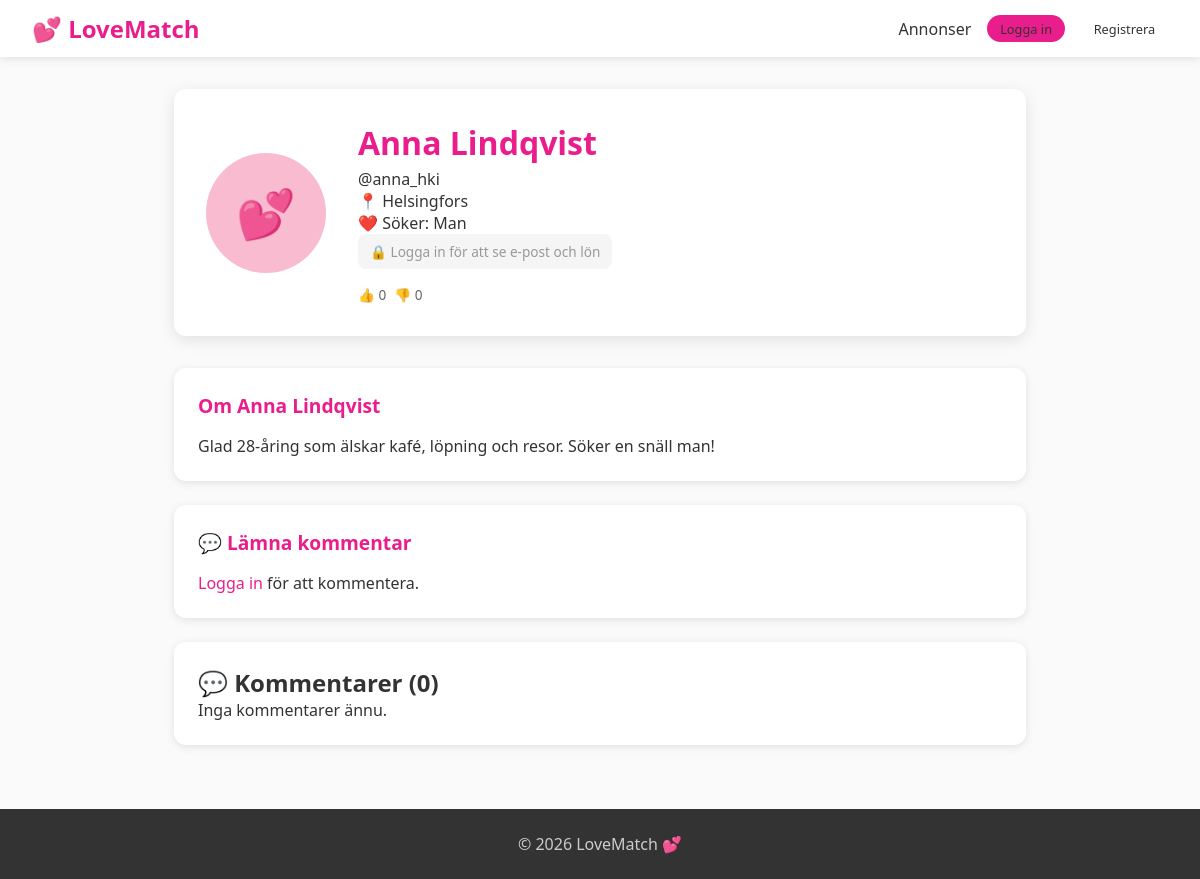
The app's page /view_profile.php?id=2 with its own data.
### tables this page shows
CREATE TABLE IF NOT EXISTS users (
    id            INT AUTO_INCREMENT PRIMARY KEY,
    username      VARCHAR(30)  NOT NULL UNIQUE,
    real_name     VARCHAR(100) NOT NULL,
    password      VARCHAR(255) NOT NULL,
    email         VARCHAR(150) NOT NULL UNIQUE,
    city          VARCHAR(100) DEFAULT '',
    about_me      TEXT,
    annual_salary INT          DEFAULT 0,
    preference    ENUM('Man','Kvinna','Båda','Annat','Alla') DEFAULT 'Alla',
    role          ENUM('user','manager','admin')             DEFAULT 'user',
    created_at    DATETIME DEFAULT CURRENT_TIMESTAMP
);

### config.php (called while the page is built, shortened)
<?php
function db(): PDO {
    static $pdo = null;
    if ($pdo) return $pdo;
    try {
        $pdo = new PDO(
            'mysql:host=' . DB_HOST . ';dbname=' . DB_NAME . ';charset=utf8mb4',
            DB_USER, DB_PASS,
            [
                PDO::ATTR_ERRMODE            => PDO::ERRMODE_EXCEPTION,
                PDO::ATTR_DEFAULT_FETCH_MODE => PDO::FETCH_ASSOC,
                PDO::ATTR_EMULATE_PREPARES   => false,
            ]
        );
    } catch (PDOException $e) {
        die('<div style="font-family:sans-serif;padding:2rem;background:#ffebee;color:#c62828;max-width:700px;margin:2rem auto;border-radius:8px">
            <h2>⚠️ Databasfel</h2>
            <p>Kunde inte ansluta till databasen. Kontrollera <code>config.php</code>.</p>
            <p>Fel: ' . htmlspecialchars($e->getMessage()) . '</p>
            <p>Kom ihåg att importera <code>database.sql</code> och ange rätt DB_HOST/DB_NAME/DB_USER/DB_PASS.</p>
        </div>');
    }
    return $pdo;
}
function loggedIn(): bool { return isset($_SESSION['user_id']); }

### view_profile.php (the view, shortened to what this page needs)
<?php
require_once __DIR__ . '/config.php';
$tid = (int)($_GET['id'] ?? 0);
$st = db()->prepare("SELECT * FROM users WHERE id=? AND role='user'");
$st->execute([$tid]);
$target = $st->fetch();
$lkSt = db()->prepare("SELECT COALESCE(SUM(CASE WHEN value=1 THEN 1 ELSE 0 END),0) AS lk, COALESCE(SUM(CASE WHEN value=-1 THEN 1 ELSE 0 END),0) AS dk FROM likes WHERE target_id=?");
$lkSt->execute([$tid]);
$lk = $lkSt->fetch();
$cmSt = db()->prepare("SELECT c.*,u.username AS cu,u.real_name AS cn FROM comments c JOIN users u ON c.user_id=u.id WHERE c.target_user_id=? AND c.is_deleted=0 ORDER BY c.created_at DESC");
$cmSt->execute([$tid]);
$comments = $cmSt->fetchAll();
$safeU  = preg_replace('/[^a-zA-Z0-9]/', '', $target['username']);
$picAbs = UPLOAD_DIR . $safeU . '_current.jpg';
?>
<!DOCTYPE html>
<html lang="sv">
<head>
  <link rel="stylesheet" href="style.css">
</head>
<body>
<?php include __DIR__ . '/navbar.php'; ?>
<div class="profile-container">
  <div class="profile-header">
    <?php if (file_exists($picAbs)): ?>
      <img src="<?= htmlspecialchars($picWeb) ?>" class="profile-avatar-large" alt="profil">
    <?php else: ?><div class="profile-avatar-placeholder-large">💕</div><?php endif; ?>
    <div class="profile-info">
      <h1><?= htmlspecialchars($target['real_name']) ?></h1>
      <p>@<?= htmlspecialchars($target['username']) ?></p>
      <p>📍 <?= htmlspecialchars($target['city'] ?: 'Finland') ?></p>
      <p>❤️ Söker: <?= htmlspecialchars($target['preference']) ?></p>
      <?php if (loggedIn()): ?>
        <p>📧 <?= htmlspecialchars($target['email']) ?></p>
        <p>💰 <?= number_format((int)$target['annual_salary']) ?> €/år</p>
      <?php else: ?>
        <p class="ad-locked">🔒 Logga in för att se e-post och lön</p>
      <?php endif; ?>
      <div class="like-section" style="margin-top:.75rem">
        <span class="like-count">👍 <?= $lk['lk'] ?></span>
        <span class="like-count">👎 <?= $lk['dk'] ?></span>
      </div>
    </div>
  </div>
  <div class="profile-section" style="margin-bottom:1.5rem;background:#fff;border-radius:12px;padding:1.5rem;box-shadow:0 2px 8px rgba(0,0,0,.1)">
    <h2>Om <?= htmlspecialchars($target['real_name']) ?></h2>
    <p><?= nl2br(htmlspecialchars($target['about_me'] ?: 'Ingen beskrivning.')) ?></p>
  </div>
  <div id="commentform" class="profile-section" style="background:#fff;border-radius:12px;padding:1.5rem;margin-bottom:1.5rem;box-shadow:0 2px 8px rgba(0,0,0,.1)">
    <h2>💬 Lämna kommentar</h2>
    <?php if (!loggedIn()): ?>
      <p><a href="login.php">Logga in</a> för att kommentera.</p>
    <?php elseif ((int)$_SESSION['user_id'] === $tid): ?>
      <p>Du kan inte kommentera din egen profil.</p>
    <?php endif; ?>
  </div>
  <div style="background:#fff;border-radius:12px;padding:1.5rem;box-shadow:0 2px 8px rgba(0,0,0,.1)">
    <h2>💬 Kommentarer (<?= count($comments) ?>)</h2>
    <?php if (!$comments): ?>
      <p>Inga kommentarer ännu.</p>
    <?php endif; ?>
  </div>
</div>
<footer class="footer"><p>&copy; <?= date('Y') ?> LoveMatch 💕</p></footer>
</body>
</html>

### style.css (style rules this page uses)
*, *::before, *::after { box-sizing: border-box; margin: 0; padding: 0; }
:root { --primary: #e91e8c; --primary-dark: #c2185b; --primary-light: #f8bbd0; --secondary: #7c4dff; --text: #333; --text-light: #666; --bg: #fafafa; --white: #fff; --danger: #f44336; --success: #4caf50; --border: #e0e0e0; --radius: 12px; --shadow: 0 4px 16px rgba(0,0,0,0.1); }
body { font-family: 'Segoe UI', Tahoma, sans-serif; background: var(--bg); color: var(--text); min-height: 100vh; }
a { color: var(--primary); text-decoration: none; }
.profile-container { max-width: 900px; margin: 2rem auto; padding: 0 1.5rem; }
.profile-header { display: flex; align-items: center; gap: 2rem; background: white; border-radius: var(--radius); padding: 2rem; box-shadow: var(--shadow); margin-bottom: 2rem; }
.profile-avatar-placeholder-large { width: 120px; height: 120px; border-radius: 50%; background: var(--primary-light); display: flex; align-items: center; justify-content: center; font-size: 3rem; }
.profile-info h1 { color: var(--primary); margin-bottom: 0.25rem; }
.profile-section { background: white; border-radius: var(--radius); padding: 1.5rem; box-shadow: var(--shadow); }
.profile-section h2 { color: var(--primary); margin-bottom: 1rem; font-size: 1.2rem; }
.footer { background: #333; color: #ccc; text-align: center; padding: 1.5rem; margin-top: 4rem; }
.ad-locked { background:#f5f5f5;border-radius:8px;padding:.5rem .75rem;font-size:.85rem;color:#999;margin-bottom:1rem }
.like-section { display:flex;align-items:center;gap:.5rem }
.like-count { font-size:.85rem;color:#666 }

### records on screen
users: real_name "Anna Lindqvist", username "anna_hki", city "Helsingfors", preference "Man", about_me "Glad 28-åring som älskar kafé, löpning och resor. Söker en snäll man!"

### other values on screen
$lk['lk'] "0"
$lk['dk'] "0"
count($comments) "0"
